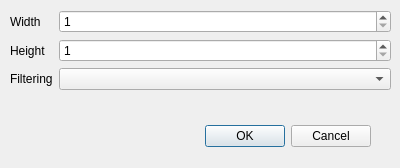
<?xml version="1.0" encoding="UTF-8"?>
<ui version="4.0">
 <class>ImageSizeDialog</class>
 <widget class="QDialog" name="ImageSizeDialog">
  <property name="geometry">
   <rect>
    <x>0</x>
    <y>0</y>
    <width>400</width>
    <height>168</height>
   </rect>
  </property>
  <property name="windowTitle">
   <string>Dialog</string>
  </property>
  <widget class="QDialogButtonBox" name="buttonBox">
   <property name="geometry">
    <rect>
     <x>30</x>
     <y>120</y>
     <width>341</width>
     <height>32</height>
    </rect>
   </property>
   <property name="orientation">
    <enum>Qt::Horizontal</enum>
   </property>
   <property name="standardButtons">
    <set>QDialogButtonBox::Cancel|QDialogButtonBox::Ok</set>
   </property>
  </widget>
  <widget class="QWidget" name="formLayoutWidget">
   <property name="geometry">
    <rect>
     <x>10</x>
     <y>10</y>
     <width>381</width>
     <height>101</height>
    </rect>
   </property>
   <layout class="QFormLayout" name="formLayout">
    <item row="0" column="0">
     <widget class="QLabel" name="label">
      <property name="text">
       <string>Width</string>
      </property>
     </widget>
    </item>
    <item row="0" column="1">
     <widget class="QSpinBox" name="width">
      <property name="minimum">
       <number>1</number>
      </property>
      <property name="maximum">
       <number>99999</number>
      </property>
     </widget>
    </item>
    <item row="1" column="0">
     <widget class="QLabel" name="label_2">
      <property name="text">
       <string>Height</string>
      </property>
     </widget>
    </item>
    <item row="1" column="1">
     <widget class="QSpinBox" name="height">
      <property name="minimum">
       <number>1</number>
      </property>
      <property name="maximum">
       <number>99999</number>
      </property>
     </widget>
    </item>
    <item row="2" column="0">
     <widget class="QLabel" name="label_3">
      <property name="text">
       <string>Filtering</string>
      </property>
     </widget>
    </item>
    <item row="2" column="1">
     <widget class="QComboBox" name="filtering">
      <property name="currentText">
       <string/>
      </property>
     </widget>
    </item>
   </layout>
  </widget>
 </widget>
 <resources/>
 <connections>
  <connection>
   <sender>buttonBox</sender>
   <signal>accepted()</signal>
   <receiver>ImageSizeDialog</receiver>
   <slot>accept()</slot>
   <hints>
    <hint type="sourcelabel">
     <x>248</x>
     <y>254</y>
    </hint>
    <hint type="destinationlabel">
     <x>157</x>
     <y>274</y>
    </hint>
   </hints>
  </connection>
  <connection>
   <sender>buttonBox</sender>
   <signal>rejected()</signal>
   <receiver>ImageSizeDialog</receiver>
   <slot>reject()</slot>
   <hints>
    <hint type="sourcelabel">
     <x>316</x>
     <y>260</y>
    </hint>
    <hint type="destinationlabel">
     <x>286</x>
     <y>274</y>
    </hint>
   </hints>
  </connection>
 </connections>
</ui>
